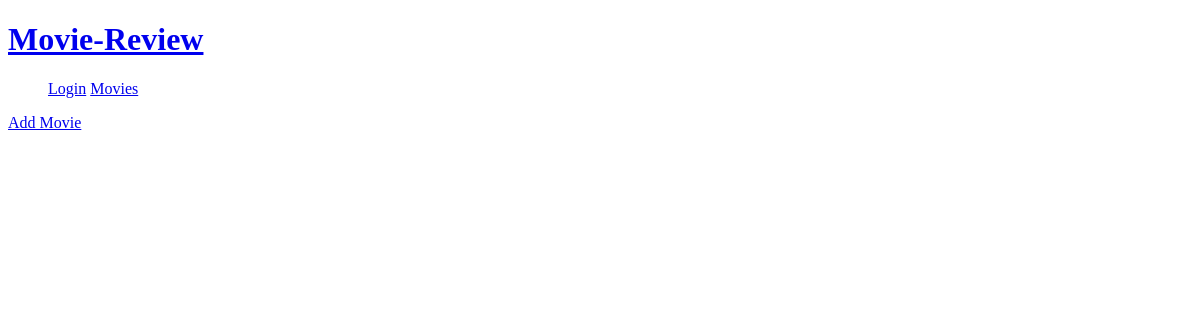
/movies, run on an earlier commit of the app's database.
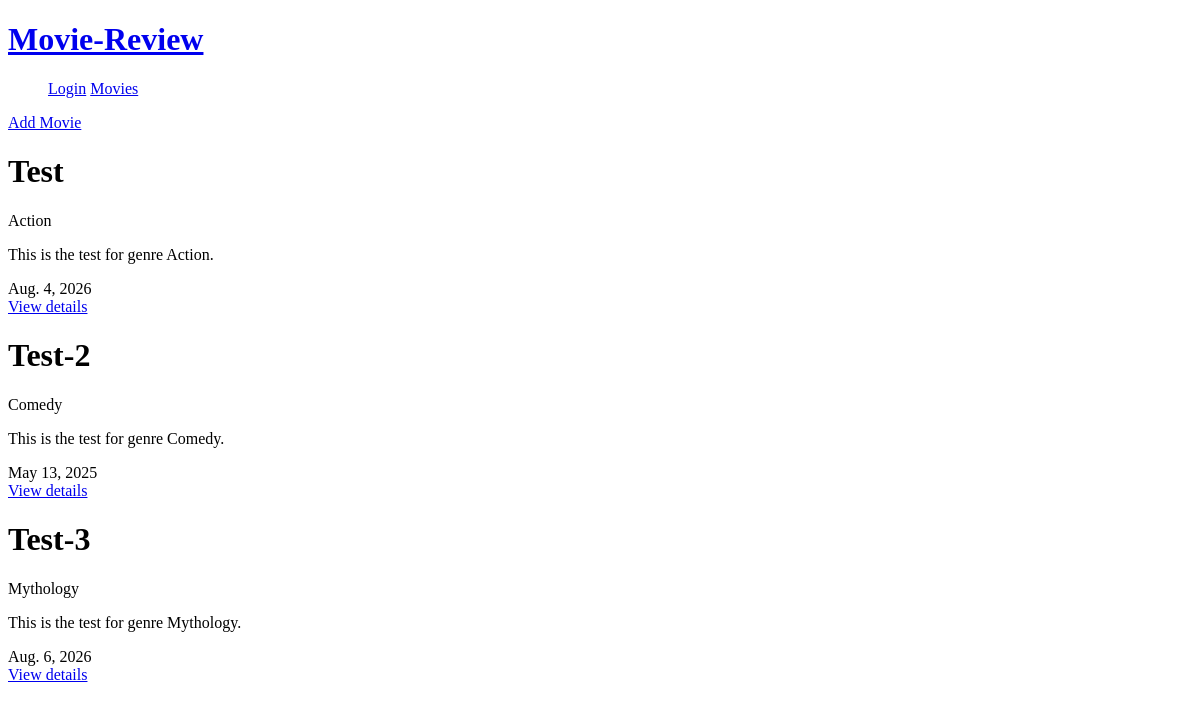
And on a later commit of the database.
### core/models.py (models this page shows, shortened)
class Movie(models.Model):
    title = models.CharField(max_length=100)
    description = models.TextField()
    genre = models.ForeignKey(Genre,on_delete=models.CASCADE,related_name="movies")
    released_date = models.DateField()

class Genre(models.Model):
    name = models.CharField(max_length=100,unique=True)
    def __str__(self):
        return self.name

### core/views.py (the view)
# urls.py: path("movies",movies_view,name="movies"),
def movies_view(request):
    movies = Movie.objects.all()
    return render(request,"main/movies.html",{"movies":movies})

### templates/main/movies.html
{% extends "base.html" %}
{% block content %}
    <div class="movies-container">
        <div class="add-movies">
            <a href="{% url "add_movie" %}">Add Movie</a>
        </div>
        {% for i in movies %}
        <div class="movies-card">
            <h1>{{i.title}}</h1>
            <span>{{i.genre}}</span>
            <p>{{i.description}}</p>
            <span>{{i.released_date}}</span>
        </div>
            <a href="{% url "details" i.id%}">View details</a>
        {% endfor %}
    </div>
{% endblock %}

What changed in the data, as far as the page shows it:
added Movie: title "Test", genre "Action", description "This is the test for genre Action.", released_date "Aug. 4, 2026"
added Movie: title "Test-2", genre "Comedy", description "This is the test for genre Comedy.", released_date "May 13, 2025"
added Movie: title "Test-3", genre "Mythology", description "This is the test for genre Mythology.", released_date "Aug. 6, 2026"
